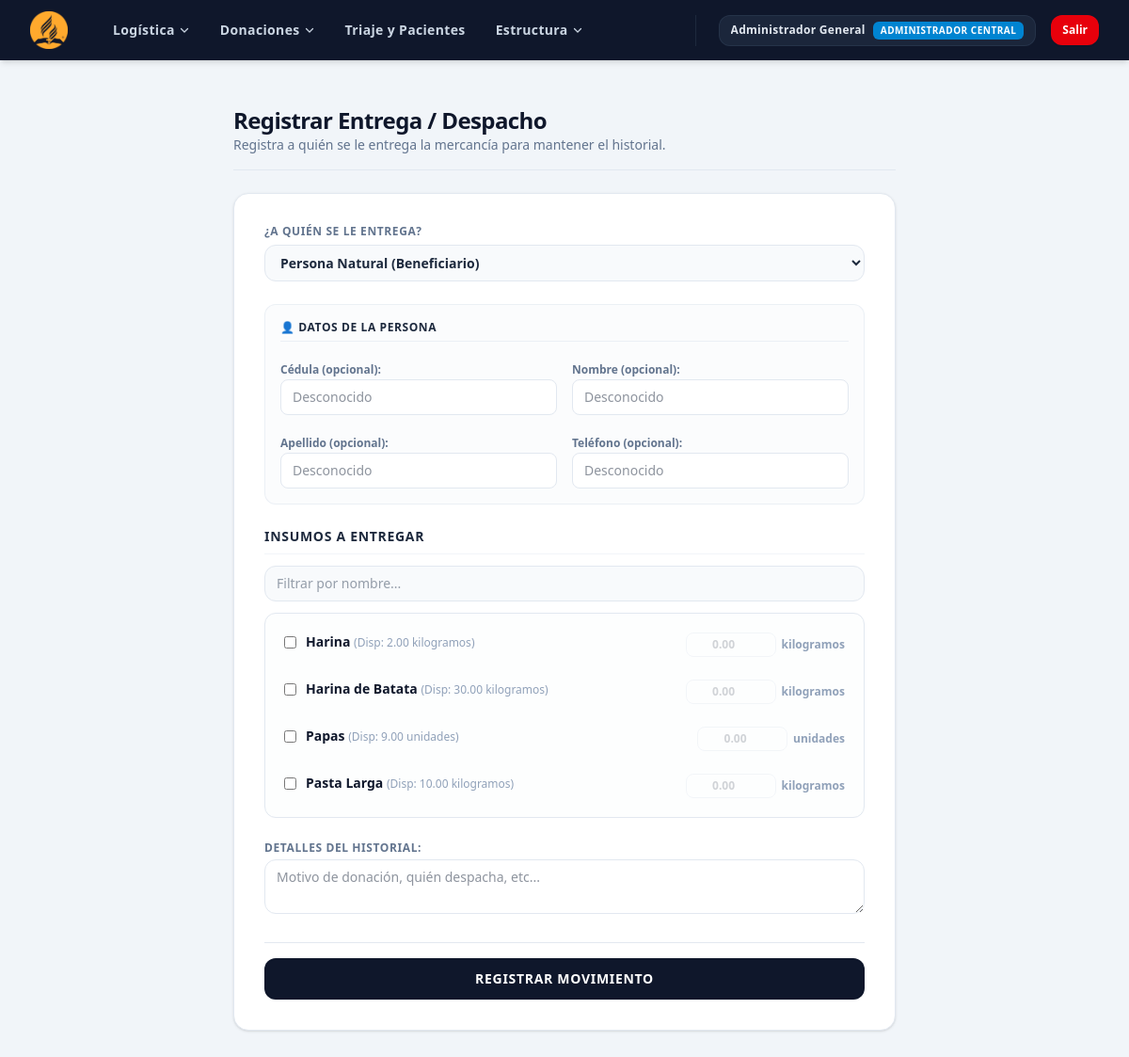
/formulario_donacion.php (signed in), run on an earlier commit of the app's database.
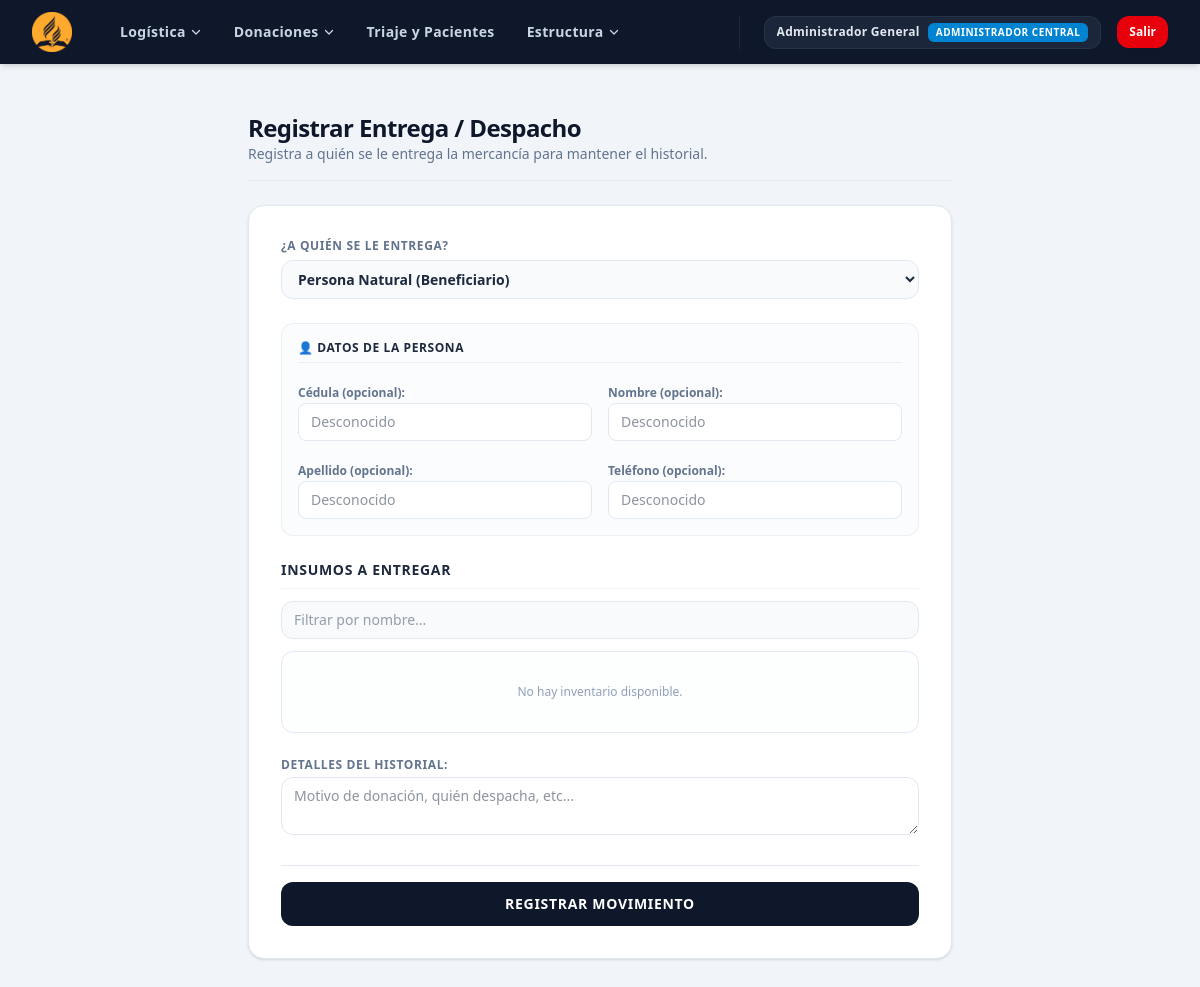
And on a later commit of the database.
### tables this page shows
CREATE TABLE `inventario` (
  `id` int(11) NOT NULL,
  `centro_id` int(11) NOT NULL,
  `insumo_id` int(11) NOT NULL,
  `cantidad` decimal(12,2) NOT NULL DEFAULT 0.00,
  `ultima_actualizacion` timestamp NOT NULL DEFAULT current_timestamp() ON UPDATE current_timestamp()
);

CREATE TABLE `insumos` (
  `id` int(11) NOT NULL,
  `nombre` varchar(120) NOT NULL,
  `unidad_medida` varchar(30) NOT NULL,
  `descripcion` text DEFAULT NULL
);

### formulario_donacion.php (the view, shortened to what the changed rows need)
<?php
include('header.php');
require_once('conexion.php');
$centro_usuario = (int)$_SESSION['centro_id'];
$insumos_disponibles = $conn->query("SELECT i.id, i.nombre, i.unidad_medida, inv.cantidad
                                     FROM inventario inv
                                     JOIN insumos i ON inv.insumo_id = i.id
                                     WHERE inv.centro_id = $centro_usuario AND inv.cantidad > 0
                                     ORDER BY i.nombre ASC");
?>
<!DOCTYPE html>
<html lang="es">
<head>
    <script src="https://cdn.jsdelivr.net/npm/@tailwindcss/browser@4"></script>
</head>
<body class="bg-slate-100 min-h-screen font-sans">
<div class="max-w-3xl mx-auto px-4 py-6 sm:px-6 lg:px-8">
    <div class="mb-6 border-b border-slate-200 pb-4">
        <h2 class="text-xl sm:text-2xl font-black text-slate-900 tracking-tight">
            Registrar Entrega / Despacho
        </h2>
    </div>
    <div class="bg-white rounded-2xl shadow-sm border border-slate-200 p-5 sm:p-8">
        <form action="" method="POST" class="space-y-6">
            <div class="space-y-3">
                <div class="max-h-72 overflow-y-auto border border-slate-200 rounded-xl p-2 bg-slate-50/30" id="lista_contenedor_insumos">
                    <?php if($insumos_disponibles->num_rows == 0): ?>
                        <p class="text-slate-400 text-xs text-center py-6 font-medium">No hay inventario disponible.</p>
                    <?php endif; ?>
                    <?php $index = 0; while($ins = $insumos_disponibles->fetch_assoc()): ?>
                        <div class="item-insumo flex flex-col sm:flex-row justify-between gap-3 p-3 hover:bg-slate-50/60" data-nombre="<?=strtolower($ins['nombre'])?>">
                            <div class="flex items-start gap-2.5">
                                <input type="checkbox" name="insumos[<?=$index?>]" value="<?=$ins['id']?>" id="chk_<?=$ins['id']?>" onchange="toggleCantidad(<?=$ins['id']?>)" class="mt-1 cursor-pointer">
                                <label for="chk_<?=$ins['id']?>" class="cursor-pointer text-sm text-slate-700">
                                    <strong class="text-slate-900"><?=$ins['nombre']?></strong>
                                    <span class="text-xs text-slate-400">(Disp: <?=number_format($ins['cantidad'], 2)?> <?=$ins['unidad_medida']?>)</span>
                                </label>
                            </div>
                            <div class="flex items-center gap-1.5">
                                <input type="number" step="0.01" name="cantidades[<?=$index?>]" id="cant_<?=$ins['id']?>" placeholder="0.00" disabled max="<?=$ins['cantidad']?>"
                                       class="w-24 text-center text-xs font-bold bg-white border border-slate-200 rounded-lg px-2 py-1 disabled:opacity-40">
                                <span class="text-xs font-bold text-slate-400 min-w-[35px]"><?=$ins['unidad_medida']?></span>
                            </div>
                        </div>
                    <?php $index++; endwhile; ?>
                </div>
            </div>
        </form>
    </div>
</div>
</body>
</html>

What changed in the data, as far as the page shows it:
removed inventario: insumo.nombre "Harina", cantidad "2.00", insumo.unidad_medida "kilogramos"
removed inventario: insumo.nombre "Harina de Batata", cantidad "30.00", insumo.unidad_medida "kilogramos"
removed inventario: insumo.nombre "Papas", cantidad "9.00", insumo.unidad_medida "unidades"
removed inventario: insumo.nombre "Pasta Larga", cantidad "10.00", insumo.unidad_medida "kilogramos"
Also different on the page:
text now shown: "No hay inventario disponible."
